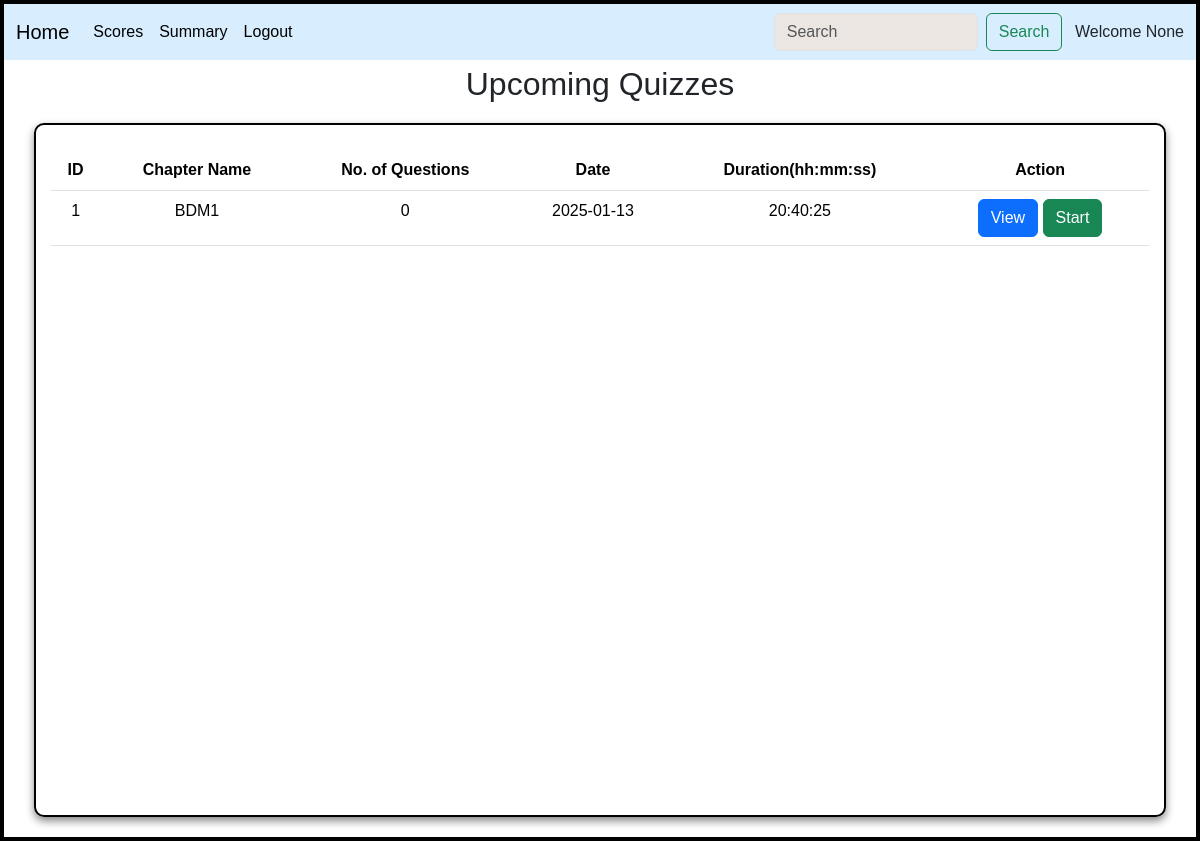
/user_dashboard, run on an earlier commit of the app's database.
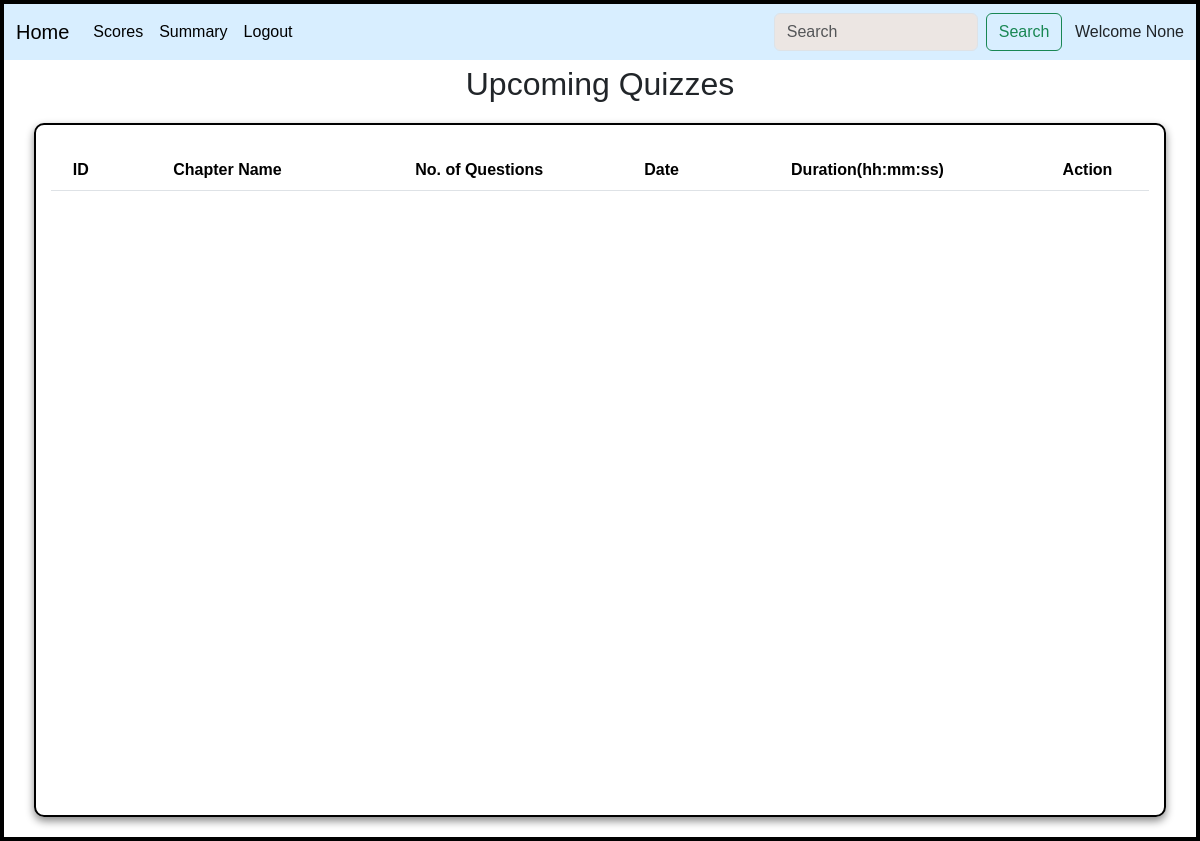
And on a later commit of the database.
### application/models.py (models this page shows)
class Quiz(db.Model):
    id = db.Column(db.Integer, primary_key=True)
    chapter_id = db.Column(db.Integer, db.ForeignKey('chapter.id'), nullable=False)
    date = db.Column(db.Date(), nullable=False)
    time = db.Column(db.String(10), nullable=False)
    remarks = db.Column(db.String(), nullable=True)
    questions = db.relationship('Question', backref='quiz')

class Chapter(db.Model):
    id = db.Column(db.Integer, primary_key=True)
    subject_id = db.Column(db.Integer, db.ForeignKey('subject.id'), nullable=False)
    name = db.Column(db.String(), nullable=False)
    description = db.Column(db.String(), nullable=True)
    quizzes = db.relationship('Quiz', backref='chapter')

### application/controllers.py (the view)
@app.route('/user_dashboard')
def user_dashboard():
    u_name = request.args.get('u_name')
    quizzes = Quiz.query.all()
    return render_template('user_dashboard.html',quizzes=quizzes,u_name=u_name)

### templates/user_dashboard.html (shortened to what this page needs)
<!DOCTYPE html>
<html lang="en">
<head>
    <link rel="stylesheet" href="/static/style.css">
    <link href="https://cdn.jsdelivr.net/npm/bootstrap@5.3.3/dist/css/bootstrap.min.css" rel="stylesheet">
</head>
<body>
    <div id="main">
        <div id="canvas">
          <nav class="navbar navbar-expand-lg bg-body-dark" style="background-color: 	#d8eeff;">
                <div class="container-fluid">
                  <a class="navbar-brand" href="/user_dashboard?u_name={{ u_name }}">Home</a>
                  <div class="collapse navbar-collapse" id="navbarSupportedContent">
                    <ul class="navbar-nav me-auto mb-2 mb-lg-0">
                      <li class="nav-item">
                        <a class="nav-link active" aria-current="page" href="/scores/{{ u_name }}">Scores</a>
                      </li>
                      <li class="nav-item">
                        <a class="nav-link active" aria-current="page" href="#">Summary</a>
                      </li>
                      <li class="nav-item">
                        <a class="nav-link active" aria-current="page" href="/userlogin">Logout</a>
                      </li>
                    </ul>
                    <form class="d-flex" role="search">
                      <input class="form-control me-2" type="search" placeholder="Search" aria-label="Search" style="background-color: #ece6e3;">
                      <button class="btn btn-outline-success" type="submit">Search</button>
                    </form>
                  </div>
                  <span>&ensp; Welcome {{u_name}}</span>
                </div>
              </nav>
              <h2 style="text-align: center;margin-top: 5px;">Upcoming Quizzes</h2>
              <div class="table-div" id="canvas">
                <table class="table table-hover" id="table-body">
                  <thead>
                    <tr>
                      <th scope="col">ID</th>
                      <th scope ="col">Chapter Name</th>
                      <th scope="col">No. of Questions</th>
                      <th scope="col">Date</th>
                      <th scope="col">Duration(hh:mm:ss)</th>
                      <th scope="col">Action</th>
                    </tr>
                  </thead>
                  <tbody>
                    {% for quiz in quizzes %}
                      <tr>
                        <td>{{ quiz.id }}</td>
                        <td>{{ quiz.chapter.name }}</td>
                        <td>{{ quiz.questions|length }}</td>
                        <td>{{ quiz.date }}</td>
                        <td>{{ quiz.time }}</td>
                        <td>
                          <button type="button" class="btn btn-primary" onclick="location.href='/view/{{ quiz.id }}/{{ u_name }}'">View</button>
                          <button type="button" class="btn btn-success" onclick="location.href='/start_quiz/{{ quiz.id }}/{{ u_name }}'">Start</button>
                        </td>
                      </tr>
                    {% endfor %}
                  </tbody>
                </table>
              </div>
        </div>
    </div>
</body>
</html>

What changed in the data, as far as the page shows it:
removed Quiz: id "1", chapter.name "BDM1", questions|length "0", date "2025-01-13", time "20:40:25"
